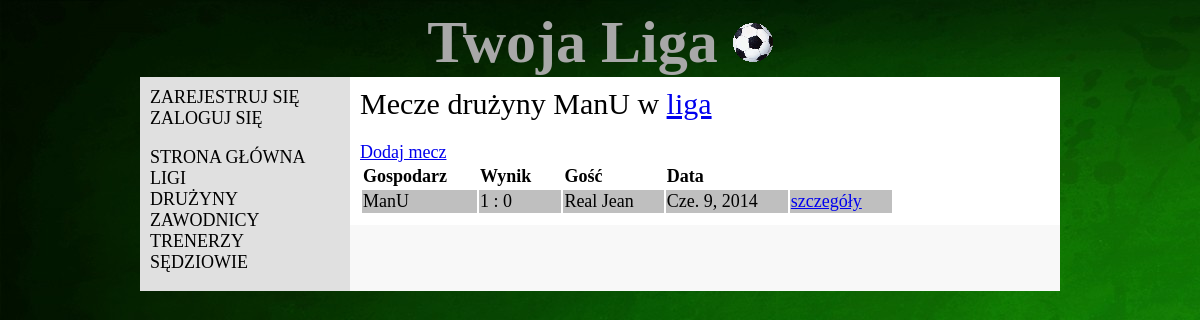
Screenshot of /matches/1/1/ with the database file from the repository.
### liga/models.py (models this page shows, shortened)
class Team(models.Model):
    name=models.CharField(max_length=50)
    available= models.BooleanField()
    coach=models.ForeignKey(Coach)

class League(models.Model):
    name=models.CharField(max_length=50)
    finished= models.BooleanField()

class Match(models.Model):
    homeTeam=models.ForeignKey(Team, related_name='homeTeam')
    guestTeam=models.ForeignKey(Team, related_name='guestTeam')
    homeGoals=models.IntegerField()
    guestGoals=models.IntegerField()
    date=models.DateField()
    league=models.ForeignKey(League)
    referee=models.ForeignKey(Referee)

### liga/views.py (the view)
# urls.py: url(r'^matches/(?P<t_id>\d+)/(?P<l_id>\d+)/', views.matches, name='matches'),
def matches(request, t_id, l_id):
    teamID = int(t_id)
    leagueID = int(l_id)
    if teamID>0 and leagueID>0:
        mecze = Match.objects.filter((Q(homeTeam__id=teamID) | Q(guestTeam=teamID)  )& Q(league__id=leagueID))
        team = Team.objects.get(id=teamID)
        league = League.objects.get(id=leagueID)
        return render_to_response('matches.html', RequestContext(request, {'mecze': mecze, 'team':team, 'league':league}))

### liga/templates/matches.html (shortened to what this page needs)
<!DOCTYPE html>
{% extends "base.html" %}
{% block content %}
    <div class="title">Mecze drużyny {{ team.name }} w <a href="{% url 'league' league.id %}">{{ league.name }}</a></div><br/>
    {% if league.finished == False %}
    <a href="{% url 'newmatch' team.id league.id%}">Dodaj mecz</a>
    {% endif %}
    <br>
    <table>
        <tr>
            <td><b>Gospodarz</b></td>
            <td><b>Wynik</b></td>
            <td><b>Gość</b></td>
            <td><b>Data</b></td>
        </tr>
        {% for mecz in mecze %}
            <tr>
                <td>{{ mecz.homeTeam.name }}</td>
                <td>{{ mecz.homeGoals }} : {{ mecz.guestGoals }}</td>
                <td>{{ mecz.guestTeam.name }}</td>
                <td>{{ mecz.date }}</td>
                <td><a href="{% url 'match' mecz.id %}">szczegóły</a> </td>
            </tr>
        {% endfor %}
    </table>
{% endblock %}

### liga/static/liga.css (style rules this page uses)
body { background-image: url("css_background2.jpg"); align-content: center; font-family: calibri ; }
td { padding-right: 30px; }
#main > table > tbody > tr >td,#main > table > tbody > tr >td>a { background-color: #bfbfbf; }
#main > table > tbody > tr:nth-child(1)>td { background-color: transparent; }
#main table { margin-top: 0px; }
.title { font-size: 30px; }

### rows the page displays
Team: name "ManU"
League: name "liga"
Match: homeTeam.name "ManU", homeGoals "1", guestGoals "0", guestTeam.name "Real Jean", date "Cze. 9, 2014"
